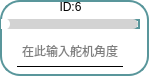
       <widget class="QFrame" name="frame_6">
        <property name="enabled">
         <bool>true</bool>
        </property>
        <property name="layoutDirection">
         <enum>Qt::RightToLeft</enum>
        </property>
        <property name="styleSheet">
         <string notr="true">* {
  background: white; /* 背景改为白色 */
  border: 2px solid #59969b; /* 使用与滑块一致的颜色 */
  border-radius: 20px;
}

</string>
        </property>
        <property name="frameShape">
         <enum>QFrame::StyledPanel</enum>
        </property>
        <property name="frameShadow">
         <enum>QFrame::Raised</enum>
        </property>
        <widget class="QLabel" name="label_id6">
         <property name="geometry">
          <rect>
           <x>1</x>
           <y>2</y>
           <width>139</width>
           <height>10</height>
          </rect>
         </property>
         <property name="minimumSize">
          <size>
           <width>0</width>
           <height>10</height>
          </size>
         </property>
         <property name="maximumSize">
          <size>
           <width>16777215</width>
           <height>10</height>
          </size>
         </property>
         <property name="styleSheet">
          <string notr="true">QLabel{border: none; /* 去掉控件的边框 */}
QLabel{background: none; /* 去掉控件的边框 */}</string>
         </property>
         <property name="text">
          <string>ID:6</string>
         </property>
         <property name="alignment">
          <set>Qt::AlignCenter</set>
         </property>
        </widget>
        <widget class="QLineEdit" name="lineEdit_servo6">
         <property name="enabled">
          <bool>true</bool>
         </property>
         <property name="geometry">
          <rect>
           <x>17</x>
           <y>36</y>
           <width>106</width>
           <height>31</height>
          </rect>
         </property>
         <property name="maximumSize">
          <size>
           <width>120</width>
           <height>16777215</height>
          </size>
         </property>
         <property name="layoutDirection">
          <enum>Qt::LeftToRight</enum>
         </property>
         <property name="styleSheet">
          <string notr="true">QLineEdit {
            border-top: none;
            border-left: none;
            border-right: none;
            border-bottom: 1px solid black;
            background-color: transparent;
        }
        
        QLineEdit:focus {
            border-bottom: 1px solid #2a70f4;
        }</string>
         </property>
         <property name="alignment">
          <set>Qt::AlignCenter</set>
         </property>
         <property name="placeholderText">
          <string>在此输入舵机角度</string>
         </property>
        </widget>
        <widget class="QSlider" name="Slider_Servo6">
         <property name="geometry">
          <rect>
           <x>1</x>
           <y>19</y>
           <width>139</width>
           <height>10</height>
          </rect>
         </property>
         <property name="maximumSize">
          <size>
           <width>16777215</width>
           <height>10</height>
          </size>
         </property>
         <property name="layoutDirection">
          <enum>Qt::LeftToRight</enum>
         </property>
         <property name="styleSheet">
          <string notr="true">QSlider::groove:horizontal {
    border: none;
    height: 10px;
    background-color: lightgray;
    border-radius: 5px;
}

QSlider::handle:horizontal {
    width: 12px; /* 增大滑块的宽度 */
    margin: -1px 0px -1px -5px;
    border-radius: 6px; /* 也可以调整圆角半径以匹配滑块的大小 */
    background-color: white;
}

QSlider::sub-page:horizontal {
    background-color: qlineargradient(x1:0, y1:0, x2:1, y2:1, stop:0 #59969b, stop:1 #04e7fa);
    border-radius: 5px;
}
</string>
         </property>
         <property name="minimum">
          <number>0</number>
         </property>
         <property name="maximum">
          <number>240</number>
         </property>
         <property name="orientation">
          <enum>Qt::Horizontal</enum>
         </property>
         <property name="invertedAppearance">
          <bool>false</bool>
         </property>
         <property name="tickPosition">
          <enum>QSlider::NoTicks</enum>
         </property>
         <property name="tickInterval">
          <number>1</number>
         </property>
        </widget>
       </widget>
